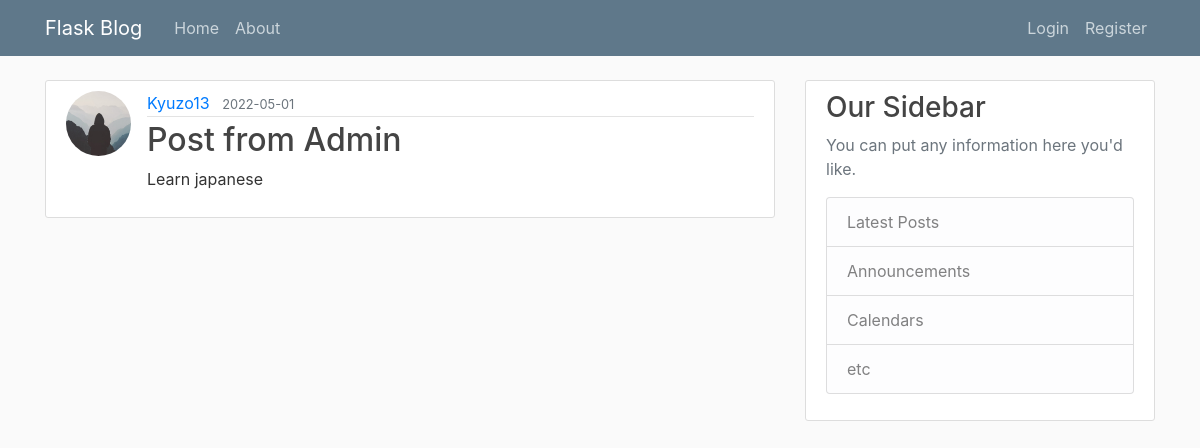
The page /post/2 on the database as committed earlier.
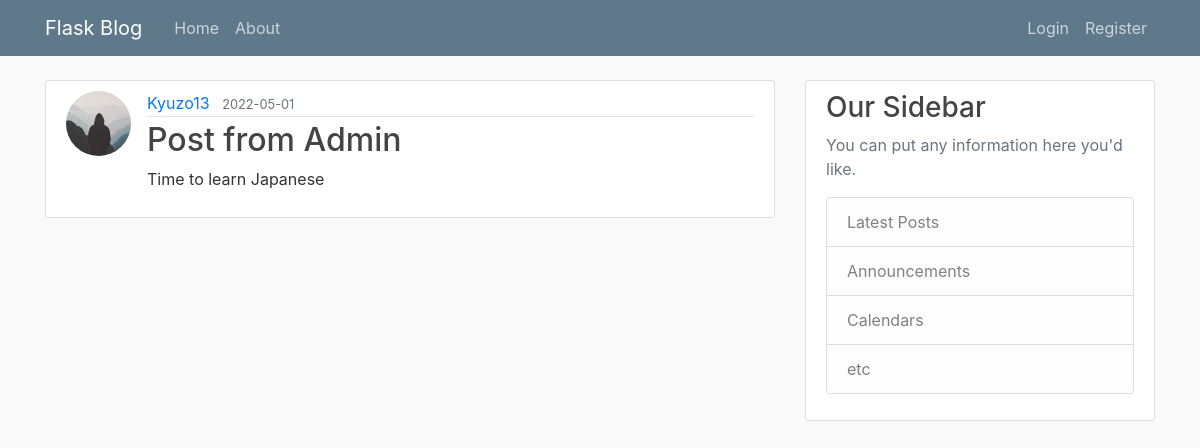
The same page on the database as committed later.
### flashblog/models.py (models this page shows, shortened)
class Post(db.Model):
    id = db.Column(db.Integer, primary_key=True)
    title = db.Column( db.String(100), nullable=False)
    date_posted = db.Column(db.DateTime, nullable=False, default=datetime.utcnow)
    content = db.Column(db.Text, nullable=False)
    user_id = db.Column(db.Integer, db.ForeignKey('user.id'), nullable=False)

### flashblog/routes.py (the view)
@app.route("/post/<int:post_id>")
def post(post_id):
    post = Post.query.get_or_404(post_id)
    return render_template('post.html', title=post.title, post=post)

### flashblog/templates/post.html (shortened to what this page needs)
{% extends "layout.html" %}
{% block content %}
  <article class="media content-section">
    <img class="rounded-circle article-img" src="{{ url_for('static', filename='profile_pics/' + post.author.image_file) }}">
    <div class="media-body">
      <div class="article-metadata">
        <a class="mr-2" href="#">{{ post.author.username }}</a>
        <small class="text-muted">{{ post.date_posted.strftime('%Y-%m-%d') }}</small>
      </div>
      <h2 class="article-title">{{ post.title }}</h2>
      <p class="article-content">{{ post.content }}</p>
    </div>
  </article>
{% endblock content %}

Rows that differ between the two databases and show on the page:
changed Post "Post from Admin": content "Learn japanese" → "Time to learn Japanese"
